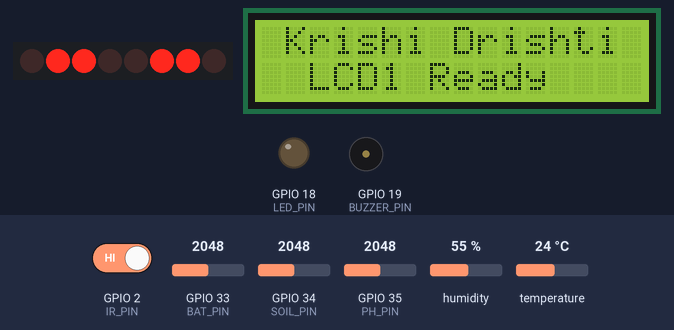
Bench run of a sketch on a simulated ESP32. Shown: 8 port-expander outputs drawn as a row of LEDs (first output left, lit = HIGH), 16×2 character LCD, output pins drawn as LEDs (lit = HIGH), buzzer (waves = sounding). Wiring (inferred from the names in the program): PCF8574 port expander at I2C address 0x27. Wiring (inferred from the signals the program sends): row of LEDs: on Q0, Q1, Q2, Q3, Q4, Q5, Q6, Q7. The inputs (shaded band) are chosen by the test bench; at power-on: GPIO 35 (PH_PIN) = 2048, temperature 24 °C, GPIO 34 (SOIL_PIN) = 2048, GPIO 2 (IR_PIN) HIGH, GPIO 33 (BAT_PIN) = 2048, humidity 55 %. WiFi joins after 1.5 s; servers stay silent unless stated; uploads are accepted with an empty reply; what the sketch prints to the serial monitor is not drawn.

Above: at 1.0 s.
At 9.0 s:
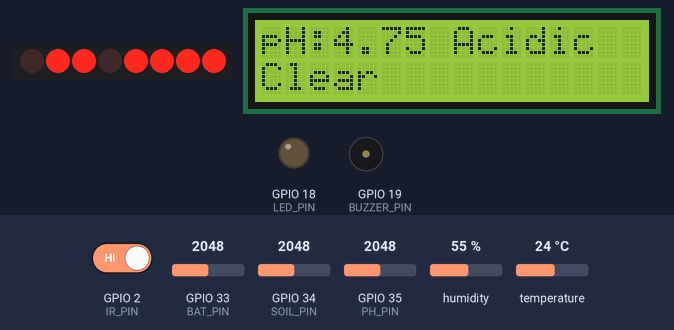
9.1 s: GPIO 35 (PH_PIN) set to 1956
At 13.2 s:
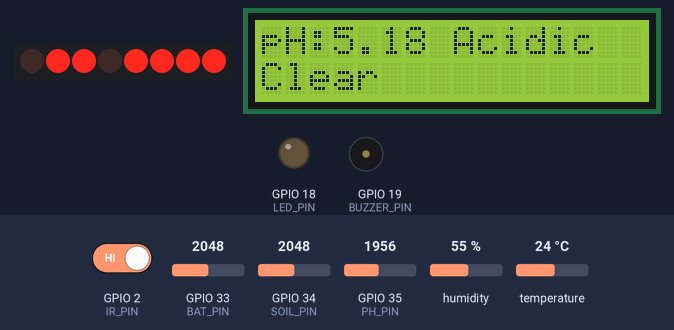
13.4 s: GPIO 35 (PH_PIN) set to 1815
At 16.9 s:
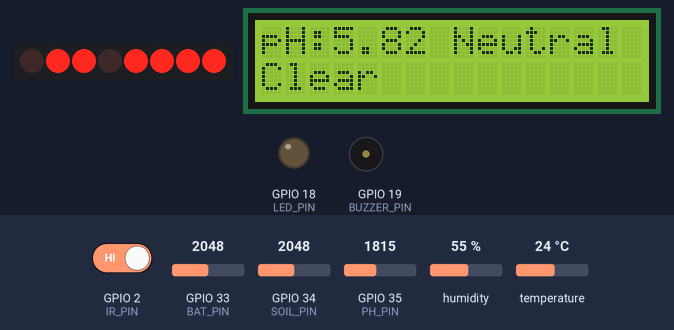
17.3 s: temperature set to 33 °C
21.9 s: GPIO 34 (SOIL_PIN) set to 2634
30.7 s: GPIO 34 (SOIL_PIN) set to 2745
At 34.1 s:
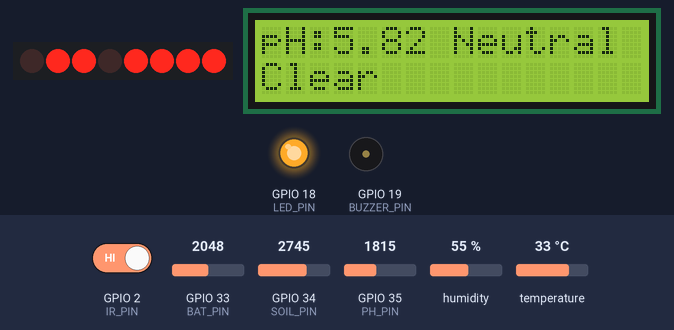
34.3 s: GPIO 2 (IR_PIN) driven LOW
At 36.9 s:
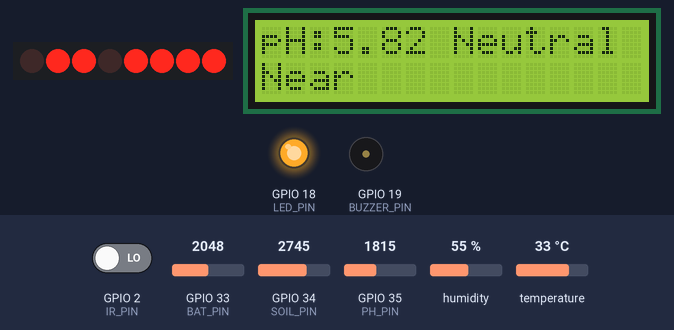
Timing chart, 0 to 85.4 s (numbered marks = the images above; inputs shaded):
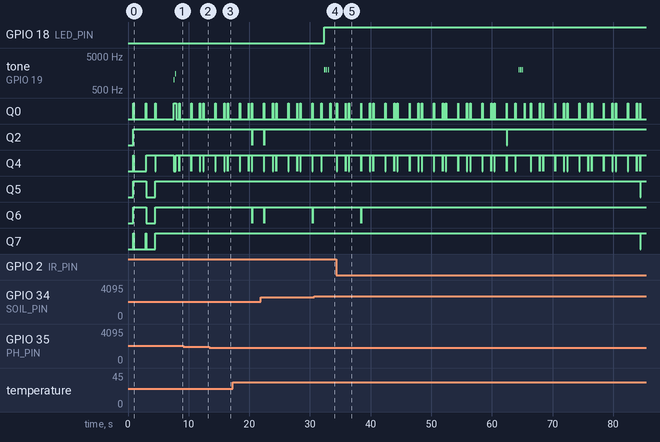

The sketch:

rrrrr.ino
```cpp
// ================================================================
//  Krishi Drishti v4 — LDR sensor on GPIO2 for light detection
//  DO=LOW = Light, DO=HIGH = Dark
// ================================================================

#include <DHT.h>
#include <Wire.h>
#include <LiquidCrystal_I2C.h>
#include <WiFi.h>
#include <HTTPClient.h>

// ================================================================
//  WIFI & SERVER
// ================================================================
const char* WIFI_SSID     = "Redmi 13";
const char* WIFI_PASSWORD = "12345678";
const char* SERVER_URL    = "http://10.173.109.184:8080/api/data";

// ================================================================
//  PINS
// ================================================================
#define SOIL_PIN    34
#define PH_PIN      35
#define DHT_PIN      4
#define DHT_TYPE    DHT22
#define BUZZER_PIN  19
#define LED_PIN     18
#define BAT_PIN     33
#define LCD2_SDA    25
#define LCD2_SCL    26
#define IR_PIN      2

TwoWire I2C_BUS2 = TwoWire(1);

DHT               dht(DHT_PIN, DHT_TYPE);
LiquidCrystal_I2C lcd1(0x27, 16, 2);

// ================================================================
//  CALIBRATION
// ================================================================
int   SOIL_DRY      = 3200;
int   SOIL_WET      = 1500;
float PH_SLOPE      = -5.70;
float PH_OFFSET     =  14.16;
const float R1          = 100000.0;
const float R2          =  47000.0;
const float VREF        =       3.3;
const float BAT_FULL_V  =       8.4;
const float BAT_EMPTY_V =       6.0;

// ================================================================
//  SENSOR STATE
// ================================================================
float  g_temp = 0, g_humidity = 0, g_pH = 0;
int    g_soilPercent = 0, g_soilRaw = 0;
float  g_batVoltage  = 0;
int    g_batPercent  = 0;
bool   g_irObstacle  = false;
String g_soilStatus  = "---";
String g_tempStatus  = "---";
String g_lightStatus = "---";
String g_lightAdvice = "---";
String g_phStatus    = "---";
String g_batStatus   = "---";

unsigned long previousMillis = 0;
unsigned long lcd2FlipMillis = 0;
byte          lcd2Page       = 0;

const unsigned long READ_INTERVAL  = 2000;
const unsigned long LCD2_FLIP_TIME = 4000;
const byte          SAMPLE_COUNT   = 30;

// ================================================================
//  BUZZER COOLDOWN
// ================================================================
unsigned long lastDryAlertTime  = 0;
unsigned long lastPhAlertTime   = 0;
unsigned long lastBatAlertTime  = 0;
unsigned long lastTempAlertTime = 0;
const unsigned long DRY_ALERT_INTERVAL  = 30000;
const unsigned long PH_ALERT_INTERVAL   = 60000;
const unsigned long BAT_ALERT_INTERVAL  = 120000;
const unsigned long TEMP_ALERT_INTERVAL = 60000;

// ================================================================
//  HELPERS
// ================================================================
int readAverage(byte pin) {
  long total = 0;
  for (byte i = 0; i < SAMPLE_COUNT; i++) { total += analogRead(pin); delay(5); }
  return total / SAMPLE_COUNT;
}
void beep(int f, int ms) { tone(BUZZER_PIN, f); delay(ms); noTone(BUZZER_PIN); }
void dryAlert()  { for (int i = 0; i < 3; i++) { beep(2000, 200); delay(100); } }
void batAlert()  { beep(800, 500); delay(200); beep(800, 500); }
void phAlert()   { beep(1200, 300); delay(150); beep(1200, 300); }
void tempAlert() { beep(1800, 300); delay(100); beep(1800, 300); delay(100); beep(1800, 300); }

// ================================================================
//  LCD2 LOW-LEVEL WRITE
// ================================================================
#define LCD_ADDR      0x27
#define LCD_BACKLIGHT 0x08
#define LCD_EN        0x04
#define LCD_RW        0x02
#define LCD_RS        0x01

void lcd2_write4bits(uint8_t value) {
  I2C_BUS2.beginTransmission(LCD_ADDR);
  I2C_BUS2.write(value | LCD_BACKLIGHT);
  I2C_BUS2.endTransmission();
  delayMicroseconds(1);
  I2C_BUS2.beginTransmission(LCD_ADDR);
  I2C_BUS2.write((value | LCD_EN) | LCD_BACKLIGHT);
  I2C_BUS2.endTransmission();
  delayMicroseconds(1);
  I2C_BUS2.beginTransmission(LCD_ADDR);
  I2C_BUS2.write((value & ~LCD_EN) | LCD_BACKLIGHT);
  I2C_BUS2.endTransmission();
  delayMicroseconds(50);
}
void lcd2_send(uint8_t value, uint8_t mode) {
  uint8_t hi = (value & 0xF0) | mode;
  uint8_t lo = ((value << 4) & 0xF0) | mode;
  lcd2_write4bits(hi);
  lcd2_write4bits(lo);
}
void lcd2_cmd(uint8_t cmd)  { lcd2_send(cmd, 0);     delayMicroseconds(2000); }
void lcd2_char(uint8_t ch)  { lcd2_send(ch, LCD_RS); delayMicroseconds(50);   }
void lcd2_init() {
  delay(50);
  lcd2_write4bits(0x30); delay(5);
  lcd2_write4bits(0x30); delayMicroseconds(150);
  lcd2_write4bits(0x30); delayMicroseconds(150);
  lcd2_write4bits(0x20); delayMicroseconds(150);
  lcd2_cmd(0x28); lcd2_cmd(0x08); lcd2_cmd(0x01);
  delay(2);
  lcd2_cmd(0x06); lcd2_cmd(0x0C);
}
void lcd2_clear()                             { lcd2_cmd(0x01); delay(2); }
void lcd2_setCursor(uint8_t col, uint8_t row) {
  uint8_t offsets[] = {0x00, 0x40};
  lcd2_cmd(0x80 | (col + offsets[row]));
}
void lcd2_print(const char* str) { while (*str) lcd2_char(*str++); }
void lcd2_print(String s)        { lcd2_print(s.c_str()); }
void lcd2_print(int n)           { lcd2_print(String(n)); }
void lcd2_print(float f, int d)  { lcd2_print(String(f, d)); }

// ================================================================
//  BATTERY
// ================================================================
void readBattery() {
  int   raw    = readAverage(BAT_PIN);
  float vPin   = raw * (VREF / 4095.0);
  g_batVoltage = vPin * ((R1 + R2) / R2);
  g_batPercent = (int)((g_batVoltage - BAT_EMPTY_V) / (BAT_FULL_V - BAT_EMPTY_V) * 100.0);
  g_batPercent = constrain(g_batPercent, 0, 100);
  if      (g_batPercent > 70) g_batStatus = "Good";
  else if (g_batPercent > 30) g_batStatus = "Low";
  else                         g_batStatus = "Critical";
}

// ================================================================
//  LIGHT STATUS FROM LDR
//  DO=LOW  = light present  → "Light"
//  DO=HIGH = dark / no light → "Dark"
//  If readings are inverted, swap LOW/HIGH below
// ================================================================
void readIRSensor() {
  int val = digitalRead(IR_PIN);
  Serial.printf("[IR] raw: %d\n", val);

  if (val == LOW) {
    g_irObstacle  = true;
    g_lightStatus = "Near";
    g_lightAdvice = "Object Detected";
  } else {
    g_irObstacle  = false;
    g_lightStatus = "Clear";
    g_lightAdvice = "All Clear";
  }
}

// ================================================================
//  HEALTH SCORE
// ================================================================
int calcHealth() {
  int s = 100;
  if      (g_soilPercent < 20) s -= 30;
  else if (g_soilPercent < 40) s -= 15;
  else if (g_soilPercent > 85) s -= 10;
  if      (g_pH < 5.0 || g_pH > 8.0)   s -= 25;
  else if (g_pH < 5.5 || g_pH > 7.5)   s -= 10;
  if      (g_temp < 5  || g_temp > 40)  s -= 35;
  else if (g_temp < 10 || g_temp > 37)  s -= 25;
  else if (g_temp < 15 || g_temp > 33)  s -= 15;
  else if (g_temp >= 22 && g_temp < 26) s +=  5;
  if      (g_humidity < 20 || g_humidity > 90) s -= 20;
  else if (g_humidity < 30 || g_humidity > 80) s -=  8;
  if (g_irObstacle)     s -= 10;
  if (g_batPercent < 10) s -= 15;
  return constrain(s, 0, 100);
}

// ================================================================
//  LCD1 — pH & Light
//  Line 1: "pH:6.82 Neutral "
//  Line 2: "Light           "
// ================================================================
void updateLCD1() {
  lcd1.clear();

  lcd1.setCursor(0, 0);
  lcd1.print("pH:");
  lcd1.print(g_pH, 2);
  lcd1.print(" ");
  lcd1.print(g_phStatus);

  lcd1.setCursor(0, 1);
  String line2 = g_lightStatus;
  while (line2.length() < 16) line2 += " ";
  lcd1.print(line2.substring(0, 16));
}

// ================================================================
//  LCD2 — Soil/Env  ↔  Light Advice
// ================================================================
void updateLCD2() {
  lcd2_clear();

  if (lcd2Page == 0) {
    lcd2_setCursor(0, 0);
    lcd2_print("Soil:");
    lcd2_print(g_soilPercent);
    lcd2_print("% ");
    lcd2_print(g_soilStatus);

    lcd2_setCursor(0, 1);
    lcd2_print("T:");
    lcd2_print(g_temp, 1);
    lcd2_print("C H:");
    lcd2_print((int)g_humidity);
    lcd2_print("%   ");

  } else {
    String line1 = g_lightAdvice;
    while (line1.length() < 16) line1 += " ";
    lcd2_setCursor(0, 0);
    lcd2_print(line1.substring(0, 16));

    String line2 = "IR: ";
    line2 += g_lightStatus;
    while (line2.length() < 16) line2 += " ";
    lcd2_setCursor(0, 1);
    lcd2_print(line2.substring(0, 16));
  }
}

// ================================================================
//  JSON
// ================================================================
String buildSensorJson() {
  String j = "{";
  j += "\"temp\":"           + String(g_temp, 1)         + ",";
  j += "\"humidity\":"       + String(g_humidity, 1)     + ",";
  j += "\"soil\":"           + String(g_soilPercent)     + ",";
  j += "\"ph\":"             + String(g_pH, 2)           + ",";
  j += "\"lux\":"            + String(g_irObstacle ? 1 : 0) + ",";
  j += "\"batV\":"           + String(g_batVoltage, 2)   + ",";
  j += "\"batPct\":"         + String(g_batPercent)      + ",";
  j += "\"health\":"         + String(calcHealth())      + ",";
  j += "\"soilStatus\":\""   + g_soilStatus              + "\",";
  j += "\"phStatus\":\""     + g_phStatus                + "\",";
  j += "\"tempStatus\":\""   + g_tempStatus              + "\",";
  j += "\"lightStatus\":\""  + g_lightStatus             + "\",";
  j += "\"lightAdvice\":\""  + g_lightAdvice             + "\",";
  j += "\"batStatus\":\""    + g_batStatus               + "\",";
  j += "\"sensorType\":\"IR\"";
  j += "}";
  return j;
}

void sendViaWiFi() {
  if (WiFi.status() == WL_CONNECTED) {
    HTTPClient http;
    http.begin(SERVER_URL);
    http.addHeader("Content-Type", "application/json");
    int code = http.POST(buildSensorJson());
    if (code > 0) Serial.printf("[HTTP] POST code: %d\n", code);
    else          Serial.printf("[HTTP] POST failed: %s\n", http.errorToString(code).c_str());
    http.end();
  } else {
    Serial.println("[WIFI] Disconnected. Reconnecting...");
    WiFi.reconnect();
  }
}

// ================================================================
//  SETUP
// ================================================================
void setup() {
  Serial.begin(115200);
  delay(500);

  Wire.begin(21, 22);
  I2C_BUS2.begin(LCD2_SDA, LCD2_SCL);
  delay(200);

  dht.begin();

  pinMode(BUZZER_PIN, OUTPUT);
  pinMode(LED_PIN,    OUTPUT);
  pinMode(IR_PIN,    INPUT);

  lcd1.init();
  lcd1.backlight();
  lcd1.setCursor(1, 0); lcd1.print("Krishi Drishti");
  lcd1.setCursor(2, 1); lcd1.print("LCD1 Ready");

  lcd2_init();
  lcd2_setCursor(1, 0); lcd2_print("Krishi Drishti");
  lcd2_setCursor(2, 1); lcd2_print("LCD2 Ready");

  delay(2000);
  lcd1.clear();
  lcd2_clear();

  lcd1.setCursor(0, 0); lcd1.print("Connecting WiFi ");
  lcd1.setCursor(0, 1); lcd1.print(WIFI_SSID);
  lcd2_setCursor(0, 0); lcd2_print("Connecting WiFi ");
  lcd2_setCursor(0, 1); lcd2_print("Please wait...");

  WiFi.begin(WIFI_SSID, WIFI_PASSWORD);
  while (WiFi.status() != WL_CONNECTED) { delay(500); Serial.print("."); }

  Serial.println("\n=== Krishi Drishti v4 (LDR light sensor) ===");
  Serial.print("IP: "); Serial.println(WiFi.localIP());

  lcd1.clear();
  lcd1.setCursor(0, 0); lcd1.print("WiFi Connected!");
  lcd1.setCursor(0, 1); lcd1.print(WiFi.localIP().toString());
  lcd2_clear();
  lcd2_setCursor(0, 0); lcd2_print("WiFi Connected!");
  lcd2_setCursor(0, 1); lcd2_print(WiFi.localIP().toString());

  delay(3000);
  lcd1.clear();
  lcd2_clear();

  beep(1000, 100); delay(100); beep(1500, 100);
  Serial.println("[OK]  Device ready.");
}

// ================================================================
//  LOOP
// ================================================================
void loop() {

  if (millis() - lcd2FlipMillis >= LCD2_FLIP_TIME) {
    lcd2FlipMillis = millis();
    lcd2Page = (lcd2Page + 1) % 2;
    updateLCD2();
  }

  if (millis() - previousMillis >= READ_INTERVAL) {
    previousMillis = millis();

    // Soil
    g_soilRaw     = readAverage(SOIL_PIN);
    g_soilPercent = map(g_soilRaw, SOIL_DRY, SOIL_WET, 0, 100);
    g_soilPercent = constrain(g_soilPercent, 0, 100);

    // pH
    int   phRaw     = readAverage(PH_PIN);
    float phVoltage = phRaw * (VREF / 4095.0);
    g_pH            = PH_SLOPE * phVoltage + PH_OFFSET;
    g_pH            = constrain(g_pH, 0.0, 14.0);

    // DHT22
    float h = dht.readHumidity();
    float t = dht.readTemperature();
    if (!isnan(h) && !isnan(t)) { g_humidity = h; g_temp = t; }
    else Serial.println("[WARN] DHT22 read failed");

    // LDR
    readIRSensor();

    // Battery
    readBattery();

    // Status strings
    if      (g_soilPercent < 20) g_soilStatus = "VeryDry";
    else if (g_soilPercent < 40) g_soilStatus = "Dry";
    else if (g_soilPercent < 70) g_soilStatus = "Moist";
    else                          g_soilStatus = "Wet";

    if      (g_pH < 5.5)  g_phStatus = "Acidic";
    else if (g_pH <= 7.5) g_phStatus = "Neutral";
    else                   g_phStatus = "Alkaline";

    if      (g_temp < 5)  g_tempStatus = "Freezing";
    else if (g_temp < 10) g_tempStatus = "Very Cold";
    else if (g_temp < 15) g_tempStatus = "Cold";
    else if (g_temp < 20) g_tempStatus = "Cool";
    else if (g_temp < 26) g_tempStatus = "Ideal";
    else if (g_temp < 30) g_tempStatus = "Warm";
    else if (g_temp < 35) g_tempStatus = "Hot";
    else                   g_tempStatus = "Very Hot";

    // Alerts
    if (g_soilPercent < 30) {
      digitalWrite(LED_PIN, HIGH);
      if (millis() - lastDryAlertTime >= DRY_ALERT_INTERVAL) { dryAlert(); lastDryAlertTime = millis(); }
    } else { digitalWrite(LED_PIN, LOW); }

    if (g_pH < 5.0 || g_pH > 8.5)
      if (millis() - lastPhAlertTime >= PH_ALERT_INTERVAL) { phAlert(); lastPhAlertTime = millis(); }

    if (g_batPercent < 15)
      if (millis() - lastBatAlertTime >= BAT_ALERT_INTERVAL) { batAlert(); lastBatAlertTime = millis(); }

    if (g_temp > 35 || g_temp < 10)
      if (millis() - lastTempAlertTime >= TEMP_ALERT_INTERVAL) { tempAlert(); lastTempAlertTime = millis(); }

    // Update LCDs
    updateLCD1();
    updateLCD2();

    // Serial output
    Serial.printf(
      "Soil:%d%% [%s] | pH:%.2f [%s] | T:%.1fC [%s] H:%.1f%% | IR:[%s] | Bat:%d%% [%s]\n",
      g_soilPercent, g_soilStatus.c_str(),
      g_pH, g_phStatus.c_str(),
      g_temp, g_tempStatus.c_str(), g_humidity,
      g_lightStatus.c_str(),
      g_batPercent, g_batStatus.c_str()
    );

    sendViaWiFi();
  }
}
```

Measured:
- the behaviour switches between 1886 and 1885 on GPIO 35 (PH_PIN) (found by bisection; images 2 and 3)
- the behaviour switches between 2690 and 2691 on GPIO 34 (SOIL_PIN) (found by bisection; images 3 and 4)
- after the input at 13.4 s, the display: first changes after 1.0 s (image 3 shows a later state)
- after the input at 30.7 s, GPIO 18 (LED_PIN): LOW → HIGH after 1.7 s; tone on GPIO 19 (BUZZER_PIN): alternates 2000 Hz for 0.20 s and silent for 0.10 s, 6 changes in all, then stays silent, starting after 1.7 s
- after the input at 34.3 s, the display: first differs from a run without the input after 2.1 s (image 5 shows a later state)
- what the display in image 0 shows lasts 1.9 s, from 1.0 s to 2.9 s
